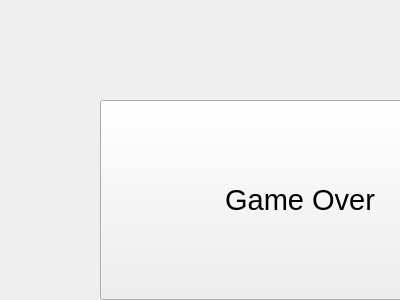
<?xml version="1.0" encoding="UTF-8"?>
<ui version="4.0">
 <class>Widget</class>
 <widget class="QWidget" name="Widget">
  <property name="geometry">
   <rect>
    <x>0</x>
    <y>0</y>
    <width>400</width>
    <height>300</height>
   </rect>
  </property>
  <property name="windowTitle">
   <string>Widget</string>
  </property>
  <widget class="QPushButton" name="pushButton">
   <property name="geometry">
    <rect>
     <x>100</x>
     <y>100</y>
     <width>400</width>
     <height>200</height>
    </rect>
   </property>
   <property name="font">
    <font>
     <pointsize>22</pointsize>
    </font>
   </property>
   <property name="text">
    <string>Game Over</string>
   </property>
  </widget>
 </widget>
 <layoutdefault spacing="6" margin="11"/>
 <resources/>
 <connections/>
</ui>
